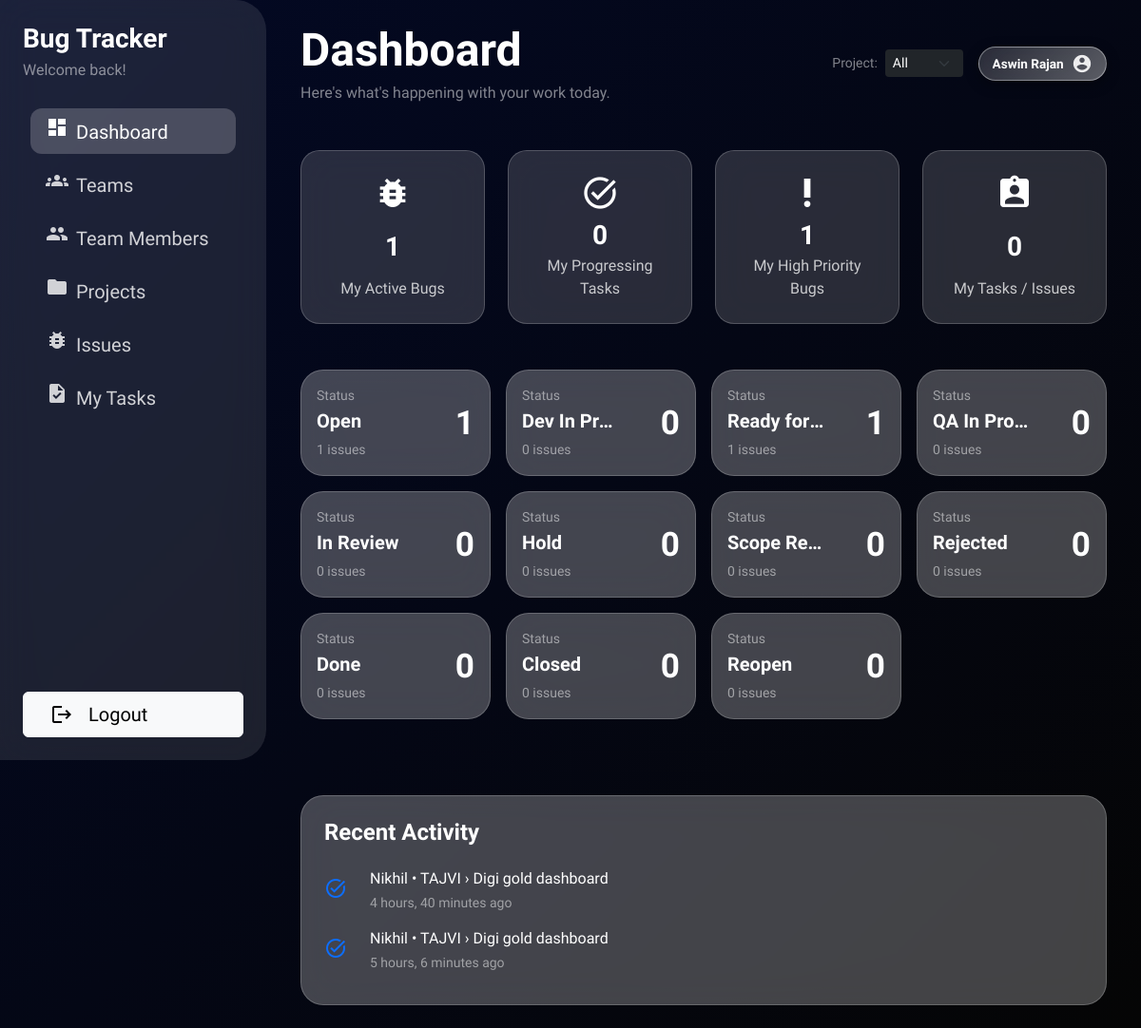
/dashboard/ (signed in), run on an earlier commit of the app's database.
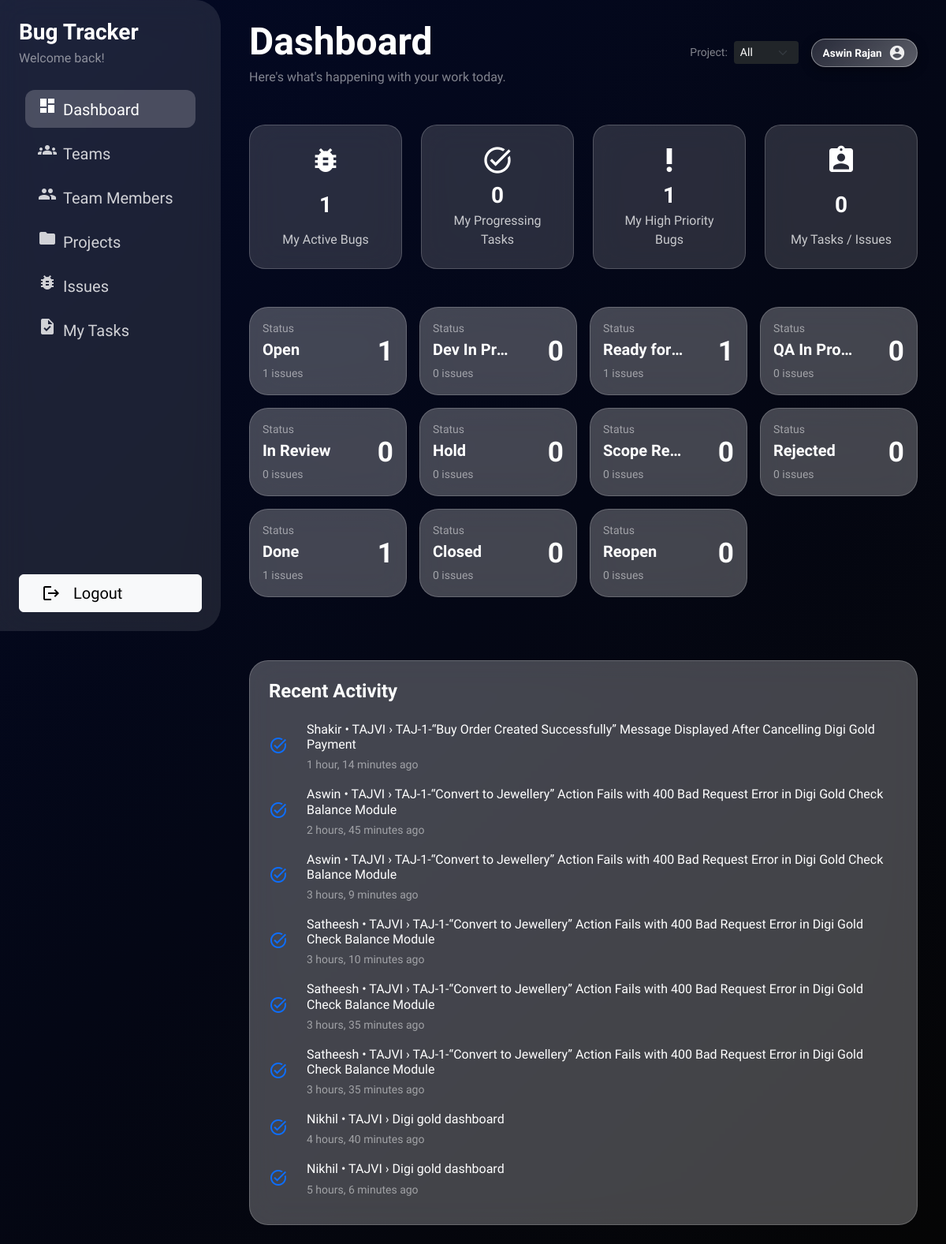
And on a later commit of the database.
### issues/models.py (models this page shows, shortened)
class IssueRemarkLog(models.Model):
    issue = models.ForeignKey(
        Issue,
        on_delete=models.CASCADE,
        related_name='remark_logs',
    )
    author = models.ForeignKey(
        settings.AUTH_USER_MODEL,
        on_delete=models.SET_NULL,
        null=True,
        blank=True,
        related_name='issue_remark_logs',
    )
    from_status = models.CharField(
        max_length=20,
        blank=True,
    )
    to_status = models.CharField(
        max_length=20,
        blank=True,
    )
    remark = models.TextField(blank=True)
    qa_note = models.TextField(blank=True)
    created_at = models.DateTimeField(auto_now_add=True)
    class Meta:
        ordering = ['-created_at']

class Issue(models.Model):
    project = models.ForeignKey(
        Project,
        on_delete=models.CASCADE,
        related_name='issues',
    )
    title = models.CharField(max_length=255)
    description = models.TextField(blank=True)
    issue_type = models.CharField(
        max_length=20,
        choices=IssueTypeChoices.choices,
        default=IssueTypeChoices.TASK,
    )
    reporter = models.ForeignKey(
        settings.AUTH_USER_MODEL,
        on_delete=models.SET_NULL,
        null=True,
        blank=True,
        related_name='reported_issues',
    )
    assignee = models.ForeignKey(
        settings.AUTH_USER_MODEL,
        on_delete=models.SET_NULL,
        null=True,
        blank=True,
        related_name='assigned_issues',
    )
    priority = models.CharField(
        max_length=20,
        choices=IssuePriorityChoices.choices,
        default=IssuePriorityChoices.MEDIUM,
    )
    environment = models.CharField(
        max_length=20,
        choices=IssueEnvironmentChoices.choices,
        default=IssueEnvironmentChoices.STAGING,
    )
    status = models.CharField(
        max_length=20,
        choices=IssueStatusChoices.choices,
        default=IssueStatusChoices.OPEN,
    )
    time_estimate_hours = models.DecimalField(
        max_digits=6,
        decimal_places=2,
        null=True,
        blank=True,
        help_text='Estimated effort in hours',
    )
    remarks = models.TextField(blank=True)
    qa_note = models.TextField(blank=True)
    image_1 = CloudinaryField('image', null=True, blank=True)
    image_2 = CloudinaryField('image', null=True, blank=True)
    image_3 = CloudinaryField('image', null=True, blank=True)
    image_4 = CloudinaryField('image', null=True, blank=True)
    created_by = models.ForeignKey(
        settings.AUTH_USER_MODEL,
        on_delete=models.SET_NULL,
        null=True,
        blank=True,
        related_name='created_issues',
    )
    created_at = models.DateTimeField(auto_now_add=True)
    updated_at = models.DateTimeField(auto_now=True)
    class Meta:
        ordering = ['-created_at']

class Project(models.Model):
    name = models.CharField(max_length=255)
    code = models.CharField(max_length=50, unique=True)
    description = models.TextField(blank=True)
    owner = models.ForeignKey(
        settings.AUTH_USER_MODEL,
        on_delete=models.SET_NULL,
        null=True,
        blank=True,
        related_name='owned_projects',
    )
    team = models.ForeignKey(
        'users.Team',  # change this string if your Team model lives elsewhere
        on_delete=models.SET_NULL,
        null=True,
        blank=True,
        related_name='projects',
    )
    is_active = models.BooleanField(default=True)
    created_by = models.ForeignKey(
        settings.AUTH_USER_MODEL,
        on_delete=models.SET_NULL,
        null=True,
        blank=True,
        related_name='created_projects',
    )
    created_at = models.DateTimeField(auto_now_add=True)
    updated_at = models.DateTimeField(auto_now=True)
    class Meta:
        ordering = ['name']

### users/models.py (models this page shows)
class User(AbstractUser):
    pass

### users/views.py (the view)
# urls.py: path('dashboard/', DashboardView.as_view(), name='dashboard'),
class DashboardView(LoginRequiredMixin, TemplateView):
    template_name = 'users/dashboard.html'
    def get_context_data(self, **kwargs):
        context = super().get_context_data(**kwargs)
        project_id = self.request.GET.get('project')
        context['projects'] = Project.objects.all()
        context['selected_project_id'] = project_id
        if project_id:
            issues_qs = Issue.objects.filter(project_id=project_id)
            recent_activities_qs = IssueRemarkLog.objects.select_related('issue', 'author').filter(
                issue__project_id=project_id,
            )
        else:
            issues_qs = Issue.objects.all()
            recent_activities_qs = IssueRemarkLog.objects.select_related('issue', 'author').all()
        context['active_bugs'] = issues_qs.filter(
            status=IssueStatusChoices.OPEN,
        ).count()
        context['active_tasks'] = issues_qs.filter(
            models.Q(status=IssueStatusChoices.DEV_IN_PROGRESS) |
            models.Q(status=IssueStatusChoices.QA_IN_PROGRESS),
            assignee__isnull=False,
        ).count()
        context['high_priority_bugs'] = issues_qs.filter(
            status=IssueStatusChoices.OPEN,
            priority=IssuePriorityChoices.HIGH,
        ).count()
        context['my_open_issues'] = issues_qs.filter(
            status=IssueStatusChoices.OPEN,
            assignee=self.request.user,
        ).count()
        context['recent_activities'] = recent_activities_qs.order_by('-created_at')[:10]
        raw_status_stats = (
            issues_qs
            .values('status')
            .order_by('status')
            .annotate(count=Count('id'))
        )
        status_count_map = {item['status']: item['count'] for item in raw_status_stats}
        context['issue_status_stats'] = [
            {
                'value': choice.value,
                'label': choice.label,
                'count': status_count_map.get(choice.value, 0),
            }
            for choice in IssueStatusChoices
        ]
        context['IssueStatusChoices'] = IssueStatusChoices
        context['IssuePriorityChoices'] = IssuePriorityChoices
        context['IssueTypeChoices'] = IssueTypeChoices
        return context

### users/models.py (called while the page is built)
    def has_management_role(self):
        return self.role in getattr(settings, 'MANAGEMENT_ROLES', [])

### templates/users/dashboard.html (shortened to what the changed rows need)
{% extends "users/index.html" %}
{% block dashboard_content %}
    {% block page_header %}
    <div class="row mb-5 align-items-center">
        <div class="col">
            <h1 class="text-white fw-bold display-5 mb-1">Dashboard</h1>
        </div>
    </div>
    {% endblock %}
    {% block content %}
    {% block metrics %}
    <div class="row g-3 mb-5">
        {% for row in issue_status_stats %}
            <div class="col-12 col-sm-6 col-lg-3">
                <a href="{% url 'issues:issue_list' %}?status={{ row.value }}" class="text-decoration-none">
                    <div class="glass-card dashboard-card p-3 h-100 text-white">
                        <div class="row align-items-center">
                            <div class="col-8">
                                <div class="text-white-50 small mb-1">Status</div>
                                <h5 class="fw-bold mb-1" style="white-space: nowrap; overflow: hidden; text-overflow: ellipsis;">
                                    {{ row.label }}
                                </h5>
                                <div class="text-white-50 small mt-2">{{ row.count }} issues</div>
                            </div>
                            <div class="col-4 text-end">
                                <div style="font-size: 2.2rem; line-height: 1; font-weight: 700;">
                                    {{ row.count }}
                                </div>
                            </div>
                        </div>
                    </div>
                </a>
            </div>
        {% endfor %}
    </div>
    {% endblock %}
    {% block recent_activity %}
    <div class="glass-card dashboard-card p-4">
        {% if recent_activities %}
            <div class="list-group list-group-flush">
                {% for log in recent_activities %}
                    <div class="list-group-item bg-transparent border-0 px-0 py-2">
                        <div class="row align-items-center">
                            <div class="col-auto">
                                <span class="material-icons text-primary fs-4">task_alt</span>
                            </div>
                            <div class="col">
                                <h6 class="text-white mb-1">
                                    {% if log.author %}
                                        {{ log.author.get_short_name|default:log.author.username }}
                                    {% else %}
                                        System
                                    {% endif %}
                                    • {{ log.issue.project.name }} › {{ log.issue.title }}
                                </h6>
                                <small class="text-white-50">
                                    {{ log.created_at|timesince }} ago
                                </small>
                            </div>
                        </div>
                    </div>
                {% endfor %}
            </div>
        {% else %}
            <div class="text-white-50 small">
                No recent activity yet.
            </div>
        {% endif %}
    </div>
    {% endblock %}
    {% endblock %}
{% endblock %}

What changed in the data, as far as the page shows it:
added IssueRemarkLog: author.get_short_name "Shakir", issue.project.name "TAJVI", issue "TAJ-1-“Buy Order Created Successfully” Message Displayed After Cancelling Digi Gold Payment", created_at "1 hour, 14 minutes"
added IssueRemarkLog: author.get_short_name "Aswin", issue.project.name "TAJVI", issue "TAJ-1-“Convert to Jewellery” Action Fails with 400 Bad Request Error in Digi Gold Check Balance Module", created_at "2 hours, 45 minutes"
added IssueRemarkLog: author.get_short_name "Aswin", issue.project.name "TAJVI", issue "TAJ-1-“Convert to Jewellery” Action Fails with 400 Bad Request Error in Digi Gold Check Balance Module", created_at "3 hours, 9 minutes"
added IssueRemarkLog: author.get_short_name "Satheesh", issue.project.name "TAJVI", issue "TAJ-1-“Convert to Jewellery” Action Fails with 400 Bad Request Error in Digi Gold Check Balance Module", created_at "3 hours, 10 minutes"
added IssueRemarkLog: author.get_short_name "Satheesh", issue.project.name "TAJVI", issue "TAJ-1-“Convert to Jewellery” Action Fails with 400 Bad Request Error in Digi Gold Check Balance Module", created_at "3 hours, 35 minutes"
added IssueRemarkLog: author.get_short_name "Satheesh", issue.project.name "TAJVI", issue "TAJ-1-“Convert to Jewellery” Action Fails with 400 Bad Request Error in Digi Gold Check Balance Module", created_at "3 hours, 35 minutes"
Also different on the page:
new list line: "Status Done 1 issues 1"
list line gone: "Status Done 0 issues 0"
